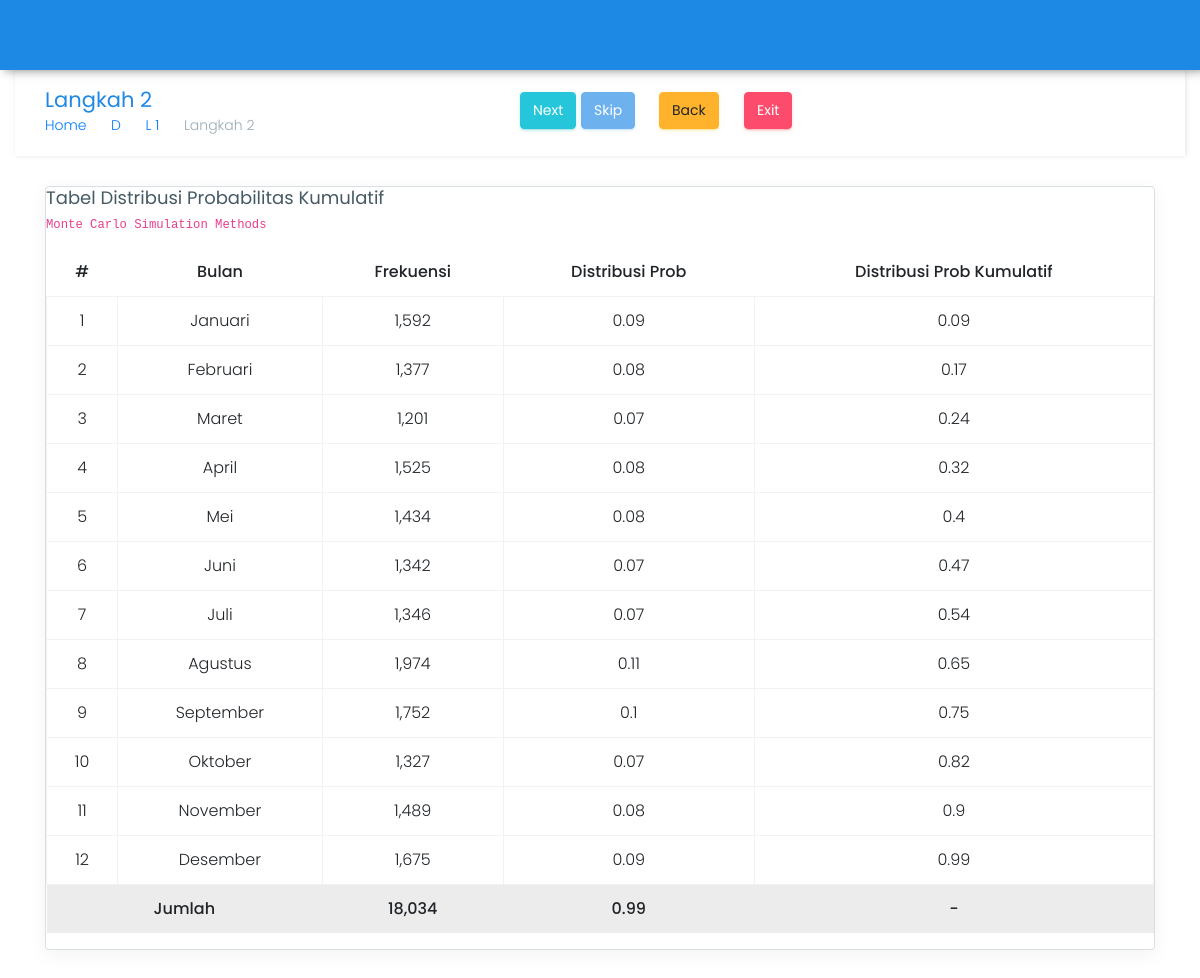
Page /target18/dua.php on the committed database.
### tables this page shows
CREATE TABLE `data_2017` (
  `id_bulan` varchar(10) NOT NULL,
  `jumlah_pasien` int(10) NOT NULL
);

CREATE TABLE `tabel_bulan` (
  `id_bulan` varchar(10) NOT NULL,
  `nama_bulan` varchar(50) NOT NULL
);

### target18/dua.php (the view, shortened to what this page needs)
<?php
require_once "../config/koneksi.php";
?>
<!DOCTYPE html>
<html lang="en">
<head>
    <link href="../assets/plugins/bootstrap/css/bootstrap.min.css" rel="stylesheet">
    <link href="../lite/css/style.css" rel="stylesheet">
    <link href="../lite/css/colors/blue.css" id="theme" rel="stylesheet">
</head>
<body class="card-no-border">
    <header class="topbar">
        <nav class="navbar top-navbar navbar-toggleable-sm navbar-light"></nav>
    </header>
        <div class="container">
            <div class="row page-titles">
                <div class="col-md-5 col-8 align-self-center">
                    <h3 class="text-themecolor m-b-0 m-t-0">Langkah 2</h3>
                    <ol class="breadcrumb">
                        <li class="breadcrumb-item"><a href="../">Home</a></li>
                        <li class="breadcrumb-item"><a href="index.php">D</a></li>
                        <li class="breadcrumb-item"><a href="../">L 1</a></li>
                        <li class="breadcrumb-item active">Langkah 2</li>
                    </ol>
                </div>
                <div class="col-md-7 col-4 align-self-center">
                    <a href="tiga.php" class="btn waves-effect waves-light btn-success pull-right hidden-sm-down" data-toggle="tooltip" data-placement="top" title="Klik Untuk Lanjut Ke Langkah 3"> Next</a>
                    <a href="#" class="btn waves-effect waves-light btn-info pull-right hidden-sm-down disabled" style="margin-right: 20px;" data-toggle="tooltip" data-placement="top" title="Klik Untuk Lompat Ke langkah 3"> Skip</a>
                    <a href="satu.php" class="btn waves-effect waves-light btn-warning pull-right hidden-sm-down" style="margin-right: 20px;" data-toggle="tooltip" data-placement="top" title="Klik Untuk Kembali ke Halaman Sebelumnya"> Back</a>
                    <a href="../" class="btn waves-effect waves-light btn-danger pull-right hidden-sm-down" style="margin-right: 20px;" data-toggle="tooltip" data-placement="top" title="Klik Untuk Keluar"> Exit</a>
                </div>
            </div>
            <div class="row">
                <div class="col-lg-12">
                    <div class="card">
                        <div class="card-block">
                            <h4 class="card-title">Tabel Distribusi Probabilitas Kumulatif</h4>
                            <h6 class="card-subtitle"><code>Monte Carlo Simulation Methods</code></h6>
                            <div class="table-responsive">
                                <table class="table table-hover table-bordered">
                                    <thead>
                                        <tr>
                                            <th class="text-center">#</th>
                                            <th class="text-center">Bulan</th>
                                            <th class="text-center">Frekuensi</th>
                                            <th class="text-center">Distribusi Prob</th>
                                            <th class="text-center">Distribusi Prob Kumulatif</th>
                                        </tr>
                                    </thead>
                                    <tbody>
                                    <?php
                                    $no = 1;
                                    $querys = mysqli_query($con, "SELECT b.nama_bulan, d.jumlah_pasien FROM tabel_bulan b, data_2017 d WHERE b.id_bulan = d.id_bulan") or die(mysqli_error($con));
                                    $totals = mysqli_query($con, "SELECT SUM(jumlah_pasien) AS total FROM data_2017") or die(mysqli_error($con));
                                    $total = mysqli_fetch_array($totals);
                                    foreach ($querys as $query) : ?>
                                        <tr>
                                            <td class="text-center"><?= $no++ ?></td>
                                            <td class="text-center"><?= $query['nama_bulan'] ?></td>
                                            <td class="text-center"><?= number_format($query['jumlah_pasien']) ?></td>
                                            <td class="text-center"><?= @$disprob = round($query['jumlah_pasien'] / $total['total'], 2) ?></td>
                                            <?php @$disprobkum += $disprob ?>
                                            <td class="text-center"><?= $disprobkum ?></td>
                                        </tr>
                                        <?php @$sumdisprob += $disprob ?>
                                    <?php endforeach; ?>
                                    </tbody>
                                    <tfoot class="table-active">
                                        <tr>
                                            <th colspan="2" class="text-center">Jumlah</th>
                                            <th class="text-center"><?= number_format($total['total']) ?></th>
                                            <th class="text-center"><?= round($sumdisprob, 2) ?></th>
                                            <th class="text-center"> - </th>
                                        </tr>
                                    </tfoot>
                                </table>
                            </div>
                        </div>
                    </div>
                </div>
            </div>
        </div>
</body>
</html>

### lite/css/colors/blue.css (style rules this page uses)
.topbar { background: #1e88e5; }
.text-themecolor { color: #1e88e5 !important; }

### target18/dua.php (style rules this page uses)
body { background: url(../assets/images/full-bloom.png); }

### rows in the picture
data_2017: id_bulan.nama_bulan "Januari", jumlah_pasien "1,592", total "0.09", disprobkum "0.09"
data_2017: id_bulan.nama_bulan "Februari", jumlah_pasien "1,377", total "0.08", disprobkum "0.17"
data_2017: id_bulan.nama_bulan "Maret", jumlah_pasien "1,201", total "0.07", disprobkum "0.24"
data_2017: id_bulan.nama_bulan "April", jumlah_pasien "1,525", total "0.08", disprobkum "0.32"
data_2017: id_bulan.nama_bulan "Mei", jumlah_pasien "1,434", total "0.08", disprobkum "0.4"
data_2017: id_bulan.nama_bulan "Juni", jumlah_pasien "1,342", total "0.07", disprobkum "0.47"
data_2017: id_bulan.nama_bulan "Juli", jumlah_pasien "1,346", total "0.07", disprobkum "0.54"
data_2017: id_bulan.nama_bulan "Agustus", jumlah_pasien "1,974", total "0.11", disprobkum "0.65"
data_2017: id_bulan.nama_bulan "September", jumlah_pasien "1,752", total "0.1", disprobkum "0.75"
data_2017: id_bulan.nama_bulan "Oktober", jumlah_pasien "1,327", total "0.07", disprobkum "0.82"
data_2017: id_bulan.nama_bulan "November", jumlah_pasien "1,489", total "0.08", disprobkum "0.9"
data_2017: id_bulan.nama_bulan "Desember", jumlah_pasien "1,675", total "0.09", disprobkum "0.99"

### other values in the picture
$total['total'] "18,034"
$sumdisprob "0.99"
